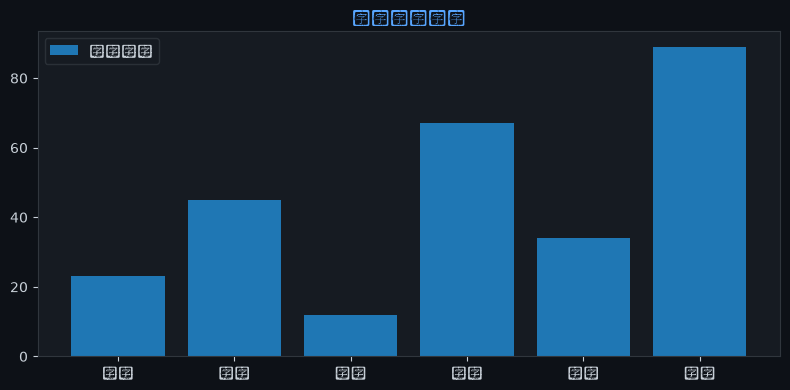

This chart was generated by the following Python code:

import matplotlib
matplotlib.use('Agg')
import matplotlib.pyplot as plt
import json, base64, os

chart = json.loads('''{"chartType":"bar","title":{"literalString":"随机数据图表"},"labels":["一月","二月","三月","四月","五月","六月"],"datasets":[{"label":"随机数据","data":[23,45,12,67,34,89]}],"sizes":{"width":800,"height":400}}''')

fig, ax = plt.subplots(figsize=(800/100, 400/100))
fig.patch.set_facecolor('#0d1117')
ax.set_facecolor('#161b22')
ax.tick_params(colors='#c9d1d9')
ax.xaxis.label.set_color('#c9d1d9')
ax.yaxis.label.set_color('#c9d1d9')
ax.title.set_color('#58a6ff')
for spine in ax.spines.values(): spine.set_color('#30363d')

labels = ["一月","二月","三月","四月","五月","六月"]
datasets = [{"label":"随机数据","data":[23,45,12,67,34,89]}]
chartType = "bar"

if chartType == 'pie':
    wedges, texts, autotexts = ax.pie(datasets[0]['data'], labels=labels, autopct='%1.1f%%',
        colors=['#238636','#1f6feb','#d29922','#f85149','#a371f7','#3fb950'],
        textprops={'color':'#c9d1d9'})
else:
    for ds in datasets:
        color = ds.get('color', None)
        if chartType == 'bar':
            ax.bar(labels, ds['data'], label=ds['label'])
        elif chartType == 'line':
            ax.plot(labels, ds['data'], marker='o', label=ds['label'])
    ax.legend(facecolor='#161b22', edgecolor='#30363d', labelcolor='#c9d1d9')

ax.set_title(chart.get('title',{}).get('literalString',''), color='#58a6ff', fontsize=12)
plt.tight_layout()
plt.savefig("/Users/wisonzhu/projects/ag-ui-demo/.tmp/chart_0pkexw.png", dpi=100, bbox_inches='tight', facecolor='#0d1117')
